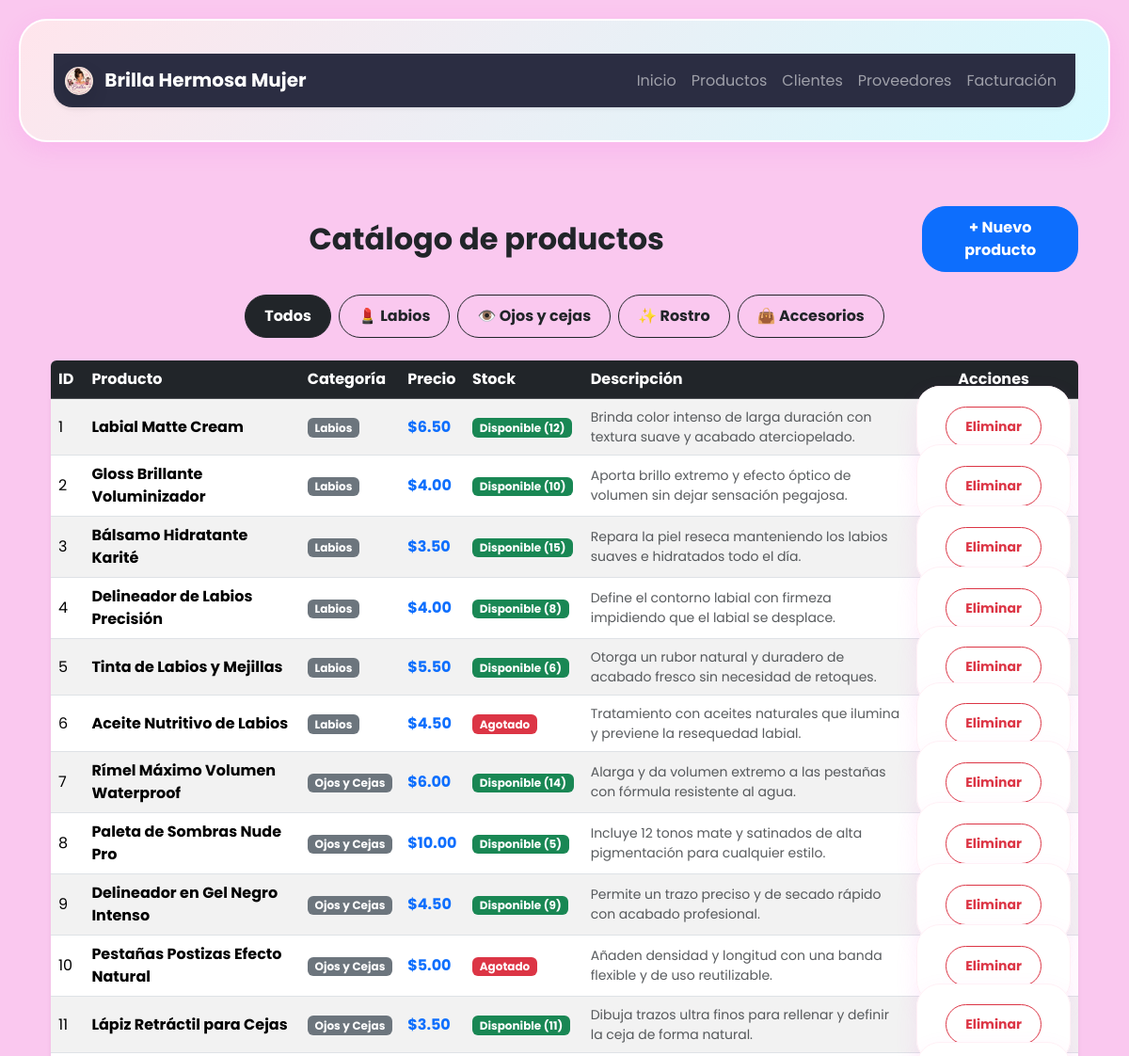
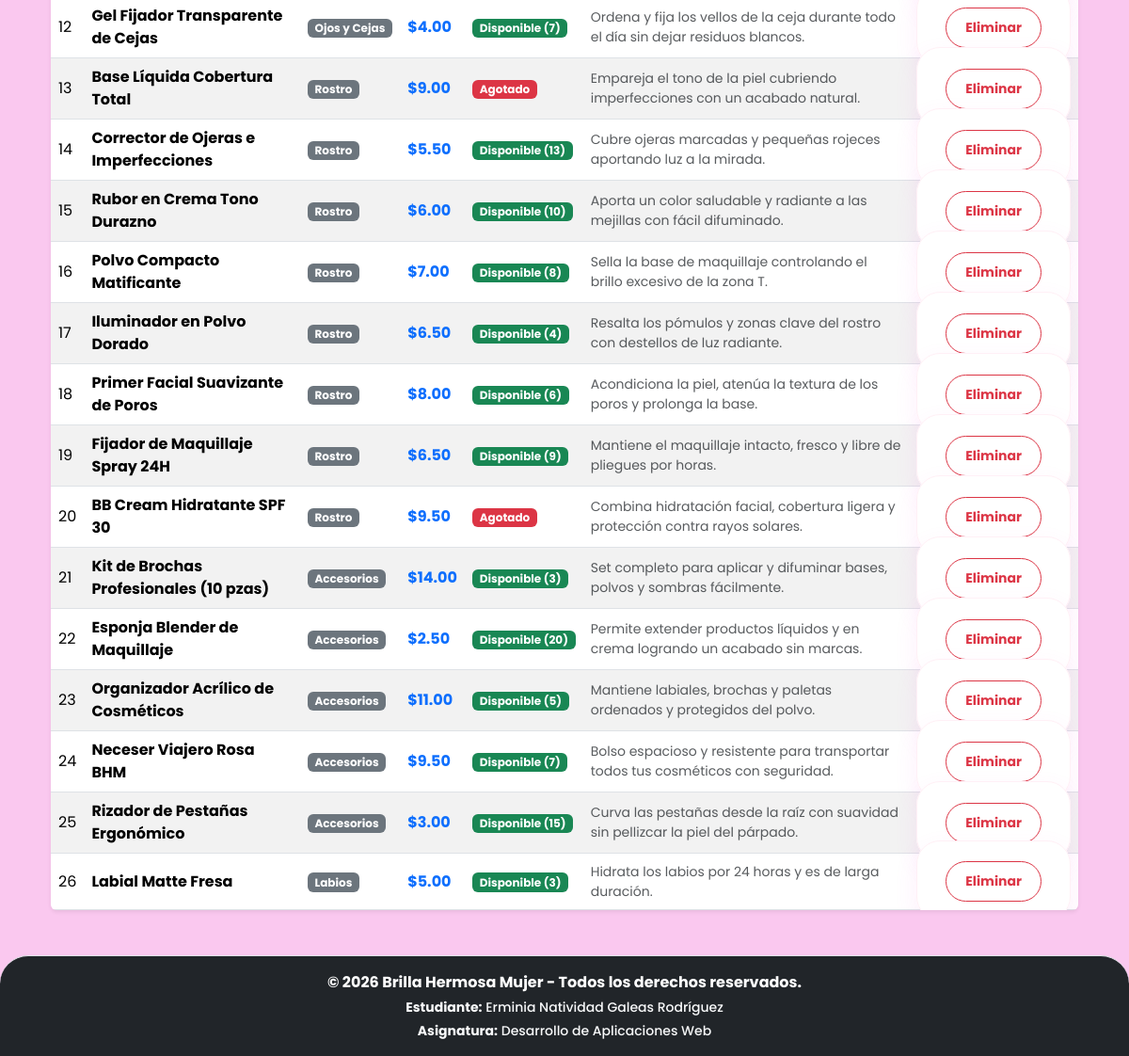
The page /productos on the database its author committed (2 pictures, top to bottom).
### tables this page shows
CREATE TABLE productos (
            id INTEGER PRIMARY KEY AUTOINCREMENT,
            nombre TEXT NOT NULL,
            precio REAL NOT NULL,
            stock INTEGER NOT NULL,
            categoria TEXT NOT NULL,
            descripcion TEXT NOT NULL,
            imagen TEXT DEFAULT 'img/Maquillaje.png'
        );

### app.py (the view)
@app.route('/productos')
def productos():
    cat_seleccionada = request.args.get('categoria', 'Todos')
    conn = obtener_conexion_db()
    cursor = conn.cursor()
    if cat_seleccionada != 'Todos':
        cursor.execute('SELECT * FROM productos WHERE categoria = ?', (cat_seleccionada,))
    else:
        cursor.execute('SELECT * FROM productos')
    productos_db = cursor.fetchall()
    conn.close()
    return render_template('productos.html', productos=productos_db, cat_seleccionada=cat_seleccionada)

### app.py (called while the page is built)
def obtener_conexion_db():
    conn = sqlite3.connect(DB_PATH)
    conn.row_factory = sqlite3.Row
    return conn

### templates/productos.html (shortened to what this page needs)
{% extends "base.html" %}
{% block content %}
<section class="container my-4">
    <div class="d-flex justify-content-between align-items-center mb-4">
        <h2 class="fw-bold text-dark mb-0">Catálogo de productos</h2>
        <a href="{{ url_for('formulario_producto') }}" class="btn btn-primary fw-bold">+ Nuevo producto</a>
    </div>
    <div class="mb-4 d-flex flex-wrap gap-2 justify-content-center">
        <a href="{{ url_for('productos', categoria='Todos') }}"
           class="btn {{ 'btn-dark' if cat_seleccionada == 'Todos' else 'btn-outline-dark' }}">
            Todos
        </a>
        <a href="{{ url_for('productos', categoria='Labios') }}"
           class="btn {{ 'btn-dark' if cat_seleccionada == 'Labios' else 'btn-outline-dark' }}">
            💄 Labios
        </a>
        <a href="{{ url_for('productos', categoria='Ojos y Cejas') }}"
           class="btn {{ 'btn-dark' if cat_seleccionada == 'Ojos y Cejas' else 'btn-outline-dark' }}">
            👁️ Ojos y cejas
        </a>
        <a href="{{ url_for('productos', categoria='Rostro') }}"
           class="btn {{ 'btn-dark' if cat_seleccionada == 'Rostro' else 'btn-outline-dark' }}">
            ✨ Rostro
        </a>
        <a href="{{ url_for('productos', categoria='Accesorios') }}"
           class="btn {{ 'btn-dark' if cat_seleccionada == 'Accesorios' else 'btn-outline-dark' }}">
            👜 Accesorios
        </a>
    </div>
    <div class="table-responsive shadow-sm rounded">
        <table class="table table-striped table-hover align-middle mb-0">
            <thead class="table-dark">
                <tr>
                    <th>ID</th>
                    <th>Producto</th>
                    <th>Categoría</th>
                    <th>Precio</th>
                    <th>Stock</th>
                    <th>Descripción</th>
                    <th class="text-center">Acciones</th>
                </tr>
            </thead>
            <tbody>
                {% for producto in productos %}
                <tr>
                    <td>{{ producto['id'] }}</td>
                    <td class="fw-bold">{{ producto['nombre'] }}</td>
                    <td><span class="badge bg-secondary">{{ producto['categoria'] }}</span></td>
                    <td class="text-primary fw-bold">${{ "%.2f"|format(producto['precio']) }}</td>
                    <td>
                        {% if producto['stock'] > 0 %}
                            <span class="badge bg-success">Disponible ({{ producto['stock'] }})</span>
                        {% else %}
                            <span class="badge bg-danger">Agotado</span>
                        {% endif %}
                    </td>
                    <td class="small text-muted">{{ producto['descripcion'] }}</td>
                    <td class="text-center">
                        <form action="{{ url_for('eliminar_producto', producto_id=producto['id']) }}" method="POST" style="display:inline;">
                            <button type="submit" class="btn btn-sm btn-outline-danger fw-bold" onclick="return confirm('¿Desea eliminar este producto?')">
                                Eliminar
                            </button>
                        </form>
                    </td>
                </tr>
                {% else %}
                <tr>
                    <td colspan="7" class="text-center py-4 text-muted">No hay productos registrados en esta categoría.</td>
                </tr>
                {% endfor %}
            </tbody>
        </table>
    </div>
</section>
{% endblock %}

### templates/base.html (shortened to what this page needs)
<!DOCTYPE html>
<html lang="es">
<head>
    <link href="https://cdn.jsdelivr.net/npm/bootstrap@5.3.3/dist/css/bootstrap.min.css" rel="stylesheet">
    <link rel="stylesheet" href="{{ url_for('static', filename='css/style.css') }}">
</head>
<body class="d-flex flex-column min-vh-100">
    {% include "components/navbar.html" %}
    <main class="container my-4 flex-grow-1">
        {% block content %}{% endblock %}
    </main>
    {% include "components/footer.html" %}
</body>
</html>

### templates/components/navbar.html (shortened to what this page needs)
<header>
    <nav class="navbar navbar-expand-lg navbar-dark bg-dark shadow-sm">
        <div class="container-fluid">
            <a class="navbar-brand fw-bold" href="{{ url_for('inicio') }}">
                <img src="{{ url_for('static', filename='img/Logo.png') }}" alt="Logo" width="30" height="30" class="d-inline-block align-text-top me-2" onerror="this.onerror=null; this.src='https://cdn-icons-png.flaticon.com/512/3050/3050239.png';">
                Brilla Hermosa Mujer
            </a>
            <div class="collapse navbar-collapse" id="navbarNav">
                <ul class="navbar-nav ms-auto mb-2 mb-lg-0">
                    <li class="nav-item">
                        <a class="nav-link" href="{{ url_for('inicio') }}">Inicio</a>
                    </li>
                    <li class="nav-item">
                        <a class="nav-link" href="{{ url_for('productos') }}">Productos</a>
                    </li>
                    <li class="nav-item">
                        <a class="nav-link" href="{{ url_for('clientes') }}">Clientes</a>
                    </li>
                    <li class="nav-item">
                        <a class="nav-link" href="{{ url_for('proveedores') }}">Proveedores</a>
                    </li>
                    <li class="nav-item">
                        <a class="nav-link" href="{{ url_for('facturacion') }}">Facturación</a>
                    </li>
                </ul>
            </div>
        </div>
    </nav>
</header>

### templates/components/footer.html
<footer class="bg-dark text-white text-center py-3 mt-auto border-top">
    <div class="container">
        <p class="mb-1 fw-bold">© 2026 Brilla Hermosa Mujer - Todos los derechos reservados.</p>
        <p class="mb-1 small text-light"><strong>Estudiante:</strong> Erminia Natividad Galeas Rodríguez</p>
        <p class="mb-0 small text-light"><strong>Asignatura:</strong> Desarrollo de Aplicaciones Web</p>
    </div>
</footer>

### static/css/style.css (style rules this page uses)
* { scroll-behavior: smooth; }
body { background-color: #fac2eee5; font-family: 'Poppins', Arial, sans-serif; color: #4a4a4a; }
header { background: linear-gradient(135deg, #ffe5ec, #d5faff); border-radius: 30px; margin: 20px; padding: 35px; box-shadow: 0 8px 24px rgba(247, 85, 225, 0.15); border: 2px solid #ffffff; }
h2 { color: #4a154b; font-weight: bold; text-align: center; width: 100%; margin-bottom: 20px; }
.navbar { box-shadow: 0 4px 12px rgba(0,0,0,0.08); border-radius: 0 0 20px 20px; background-color: #2b2d42 !important; }
.nav-link { transition: color 0.2s ease; }
img { border-radius: 25px; box-shadow: 0 8px 20px rgba(0,0,0,0.1); }
form { background: white; padding: 30px; border-radius: 25px; box-shadow: 0 10px 25px rgba(247, 85, 225, 0.1); border: 1px solid #fff0f6; }
.btn { border-radius: 25px; font-weight: bold; padding: 10px 20px; transition: all 0.3s ease; }
footer { background: #f0c2db; color: #2b2d42; border-radius: 30px 30px 0 0; font-weight: 500; }

### rows shown on the page
productos: id "1", nombre "Labial Matte Cream", categoria "Labios", precio "6.50", stock "12", descripcion "Brinda color intenso de larga duración con textura suave y acabado aterciopelado."
productos: id "2", nombre "Gloss Brillante Voluminizador", categoria "Labios", precio "4.00", stock "10", descripcion "Aporta brillo extremo y efecto óptico de volumen sin dejar sensación pegajosa."
productos: id "3", nombre "Bálsamo Hidratante Karité", categoria "Labios", precio "3.50", stock "15", descripcion "Repara la piel reseca manteniendo los labios suaves e hidratados todo el día."
productos: id "4", nombre "Delineador de Labios Precisión", categoria "Labios", precio "4.00", stock "8", descripcion "Define el contorno labial con firmeza impidiendo que el labial se desplace."
productos: id "5", nombre "Tinta de Labios y Mejillas", categoria "Labios", precio "5.50", stock "6", descripcion "Otorga un rubor natural y duradero de acabado fresco sin necesidad de retoques."
productos: id "6", nombre "Aceite Nutritivo de Labios", categoria "Labios", precio "4.50", stock "Agotado", descripcion "Tratamiento con aceites naturales que ilumina y previene la resequedad labial."
productos: id "7", nombre "Rímel Máximo Volumen Waterproof", categoria "Ojos y Cejas", precio "6.00", stock "14", descripcion "Alarga y da volumen extremo a las pestañas con fórmula resistente al agua."
productos: id "8", nombre "Paleta de Sombras Nude Pro", categoria "Ojos y Cejas", precio "10.00", stock "5", descripcion "Incluye 12 tonos mate y satinados de alta pigmentación para cualquier estilo."
productos: id "9", nombre "Delineador en Gel Negro Intenso", categoria "Ojos y Cejas", precio "4.50", stock "9", descripcion "Permite un trazo preciso y de secado rápido con acabado profesional."
productos: id "10", nombre "Pestañas Postizas Efecto Natural", categoria "Ojos y Cejas", precio "5.00", stock "Agotado", descripcion "Añaden densidad y longitud con una banda flexible y de uso reutilizable."
productos: id "11", nombre "Lápiz Retráctil para Cejas", categoria "Ojos y Cejas", precio "3.50", stock "11", descripcion "Dibuja trazos ultra finos para rellenar y definir la ceja de forma natural."
productos: id "12", nombre "Gel Fijador Transparente de Cejas", categoria "Ojos y Cejas", precio "4.00", stock "7", descripcion "Ordena y fija los vellos de la ceja durante todo el día sin dejar residuos blancos."
productos: id "13", nombre "Base Líquida Cobertura Total", categoria "Rostro", precio "9.00", stock "Agotado", descripcion "Empareja el tono de la piel cubriendo imperfecciones con un acabado natural."
productos: id "14", nombre "Corrector de Ojeras e Imperfecciones", categoria "Rostro", precio "5.50", stock "13", descripcion "Cubre ojeras marcadas y pequeñas rojeces aportando luz a la mirada."
productos: id "15", nombre "Rubor en Crema Tono Durazno", categoria "Rostro", precio "6.00", stock "10", descripcion "Aporta un color saludable y radiante a las mejillas con fácil difuminado."
productos: id "16", nombre "Polvo Compacto Matificante", categoria "Rostro", precio "7.00", stock "8", descripcion "Sella la base de maquillaje controlando el brillo excesivo de la zona T."
productos: id "17", nombre "Iluminador en Polvo Dorado", categoria "Rostro", precio "6.50", stock "4", descripcion "Resalta los pómulos y zonas clave del rostro con destellos de luz radiante."
productos: id "18", nombre "Primer Facial Suavizante de Poros", categoria "Rostro", precio "8.00", stock "6", descripcion "Acondiciona la piel, atenúa la textura de los poros y prolonga la base."
productos: id "19", nombre "Fijador de Maquillaje Spray 24H", categoria "Rostro", precio "6.50", stock "9", descripcion "Mantiene el maquillaje intacto, fresco y libre de pliegues por horas."
productos: id "20", nombre "BB Cream Hidratante SPF 30", categoria "Rostro", precio "9.50", stock "Agotado", descripcion "Combina hidratación facial, cobertura ligera y protección contra rayos solares."
productos: id "21", nombre "Kit de Brochas Profesionales (10 pzas)", categoria "Accesorios", precio "14.00", stock "3", descripcion "Set completo para aplicar y difuminar bases, polvos y sombras fácilmente."
productos: id "22", nombre "Esponja Blender de Maquillaje", categoria "Accesorios", precio "2.50", stock "20", descripcion "Permite extender productos líquidos y en crema logrando un acabado sin marcas."
productos: id "23", nombre "Organizador Acrílico de Cosméticos", categoria "Accesorios", precio "11.00", stock "5", descripcion "Mantiene labiales, brochas y paletas ordenados y protegidos del polvo."
productos: id "24", nombre "Neceser Viajero Rosa BHM", categoria "Accesorios", precio "9.50", stock "7", descripcion "Bolso espacioso y resistente para transportar todos tus cosméticos con seguridad."
productos: id "25", nombre "Rizador de Pestañas Ergonómico", categoria "Accesorios", precio "3.00", stock "15", descripcion "Curva las pestañas desde la raíz con suavidad sin pellizcar la piel del párpado."
productos: id "26", nombre "Labial Matte Fresa", categoria "Labios", precio "5.00", stock "3", descripcion "Hidrata los labios por 24 horas y es de larga duración."
